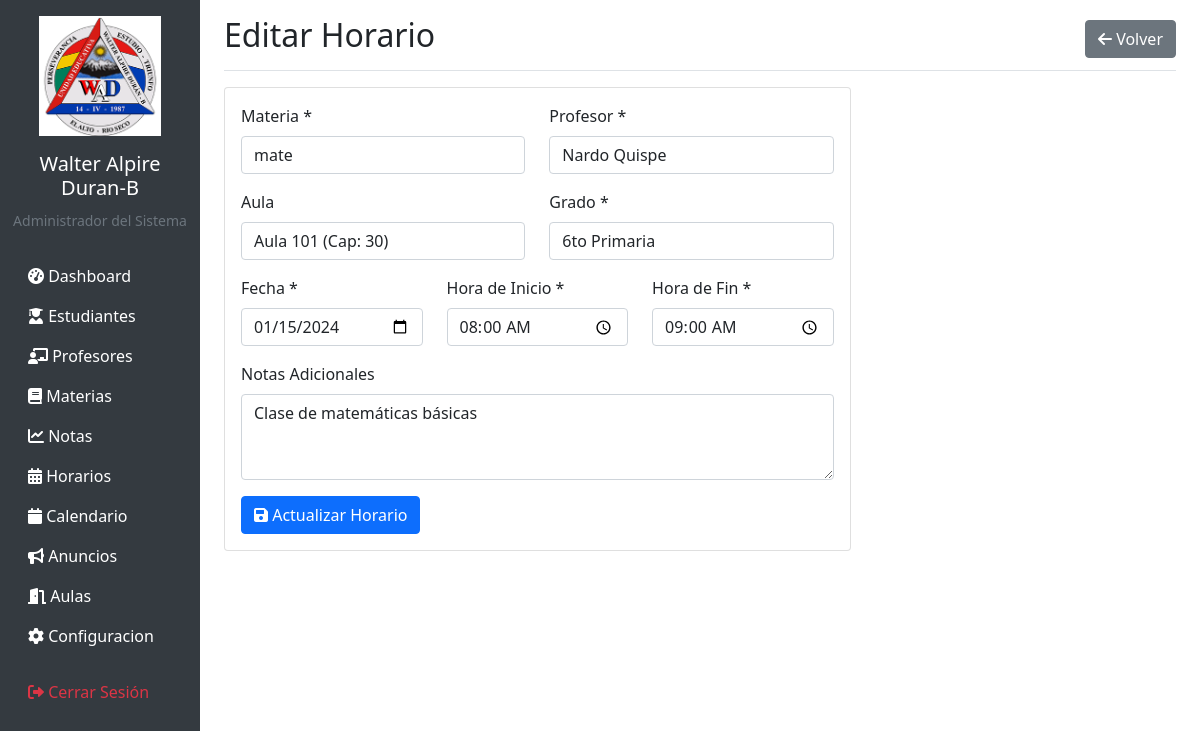
Screenshot of /schedules/edit/1 (signed in) with the database file from the repository.
### tables this page shows
CREATE TABLE schedules (
            id INTEGER PRIMARY KEY AUTOINCREMENT,
            subject_id INTEGER NOT NULL,
            teacher_id INTEGER NOT NULL,
            room_id INTEGER,
            date DATE NOT NULL,
            start_time TIME NOT NULL,
            end_time TIME NOT NULL,
            grade TEXT NOT NULL,
            notes TEXT,
            created_at TIMESTAMP DEFAULT CURRENT_TIMESTAMP,
            FOREIGN KEY (subject_id) REFERENCES subjects (id),
            FOREIGN KEY (teacher_id) REFERENCES teachers (id),
            FOREIGN KEY (room_id) REFERENCES rooms (id)
        );

### app.py (the view, shortened to what this page needs)
@app.route('/schedules/edit/<int:id>', methods=['GET', 'POST'])
@login_required
@role_required(['director', 'profesor'])
def edit_schedule(id):
    conn = get_db_connection()
    schedule = conn.execute('SELECT * FROM schedules WHERE id = ?', (id,)).fetchone()
    if not schedule:
        flash('Horario no encontrado.', 'error')
        conn.close()
        return redirect(url_for('list_schedules'))
    subjects = conn.execute('SELECT * FROM subjects ORDER BY name').fetchall()
    teachers = conn.execute('SELECT * FROM teachers ORDER BY last_name, first_name').fetchall()
    rooms = conn.execute('SELECT * FROM rooms ORDER BY name').fetchall()
    conn.close()
    return render_template('schedules/edit.html',
                         schedule=schedule,
                         subjects=subjects,
                         teachers=teachers,
                         rooms=rooms)

### app.py (called while the page is built)
def get_db_connection():
    conn = sqlite3.connect(DATABASE)
    conn.row_factory = sqlite3.Row
    return conn

def login_required(f):
    @wraps(f)
    def decorated_function(*args, **kwargs):
        if 'user_id' not in session:
            return redirect(url_for('login'))
        return f(*args, **kwargs)
    return decorated_function

def role_required(roles):
    def decorator(f):
        @wraps(f)
        def decorated_function(*args, **kwargs):
            if 'user_role' not in session or session['user_role'] not in roles:
                flash('No tienes permisos para acceder a esta página.', 'error')
                return redirect(url_for('dashboard'))
            return f(*args, **kwargs)
        return decorated_function
    return decorator

### templates/schedules/edit.html (shortened to what this page needs)
{% extends "base.html" %}
{% block content %}
<div class="d-flex justify-content-between flex-wrap flex-md-nowrap align-items-center pt-3 pb-2 mb-3 border-bottom">
    <h1 class="h2">Editar Horario</h1>
    <div class="btn-toolbar mb-2 mb-md-0">
        <a href="{{ url_for('list_schedules') }}" class="btn btn-secondary">
            <i class="fas fa-arrow-left"></i> Volver
        </a>
    </div>
</div>
<div class="row">
    <div class="col-md-8">
        <div class="card">
            <div class="card-body">
                <form method="POST">
                    <div class="row">
                        <div class="col-md-6">
                            <div class="mb-3">
                                <label for="subject_id" class="form-label">Materia *</label>
                                <select class="form-control" id="subject_id" name="subject_id" required>
                                    {% for subject in subjects %}
                                    <option value="{{ subject.id }}" {{ 'selected' if subject.id == schedule.subject_id }}>
                                        {{ subject.name }}
                                    </option>
                                    {% endfor %}
                                </select>
                            </div>
                        </div>
                        <div class="col-md-6">
                            <div class="mb-3">
                                <label for="teacher_id" class="form-label">Profesor *</label>
                                <select class="form-control" id="teacher_id" name="teacher_id" required>
                                    {% for teacher in teachers %}
                                    <option value="{{ teacher.id }}" {{ 'selected' if teacher.id == schedule.teacher_id }}>
                                        {{ teacher.first_name }} {{ teacher.last_name }}
                                    </option>
                                    {% endfor %}
                                </select>
                            </div>
                        </div>
                    </div>
                    <div class="row">
                        <div class="col-md-6">
                            <div class="mb-3">
                                <label for="room_id" class="form-label">Aula</label>
                                <select class="form-control" id="room_id" name="room_id">
                                    {% for room in rooms %}
                                    <option value="{{ room.id }}" {{ 'selected' if room.id == schedule.room_id }}>
                                        {{ room.name }} (Cap: {{ room.capacity }})
                                    </option>
                                    {% endfor %}
                                </select>
                            </div>
                        </div>
                        <div class="col-md-6">
                            <div class="mb-3">
                                <label for="grade" class="form-label">Grado *</label>
                                <select class="form-control" id="grade" name="grade" required>
                                    <option value="6to Primaria" {{ 'selected' if schedule.grade == '6to Primaria' }}>6to Primaria</option>
                                </select>
                            </div>
                        </div>
                    </div>
                    <div class="row">
                        <div class="col-md-4">
                            <div class="mb-3">
                                <label for="date" class="form-label">Fecha *</label>
                                <input type="date" class="form-control" id="date" name="date" value="{{ schedule.date }}" required>
                            </div>
                        </div>
                        <div class="col-md-4">
                            <div class="mb-3">
                                <label for="start_time" class="form-label">Hora de Inicio *</label>
                                <input type="time" class="form-control" id="start_time" name="start_time" value="{{ schedule.start_time }}" required>
                            </div>
                        </div>
                        <div class="col-md-4">
                            <div class="mb-3">
                                <label for="end_time" class="form-label">Hora de Fin *</label>
                                <input type="time" class="form-control" id="end_time" name="end_time" value="{{ schedule.end_time }}" required>
                            </div>
                        </div>
                    </div>
                    <div class="mb-3">
                        <label for="notes" class="form-label">Notas Adicionales</label>
                        <textarea class="form-control" id="notes" name="notes" rows="3">{{ schedule.notes or '' }}</textarea>
                    </div>
                    <button type="submit" class="btn btn-primary">
                        <i class="fas fa-save"></i> Actualizar Horario
                    </button>
                </form>
            </div>
        </div>
    </div>
</div>
{% endblock %}

### rows the page displays
schedules: date "01/15/2024", start_time "08:00", end_time "09:00", notes "Clase de matemáticas básicas"

### other values shown
{{ session.full_name }} "Administrador del Sistema"
form field subject_id "mate"
form field teacher_id "Nardo Quispe"
form field room_id "Aula 101 (Cap: 30)"
